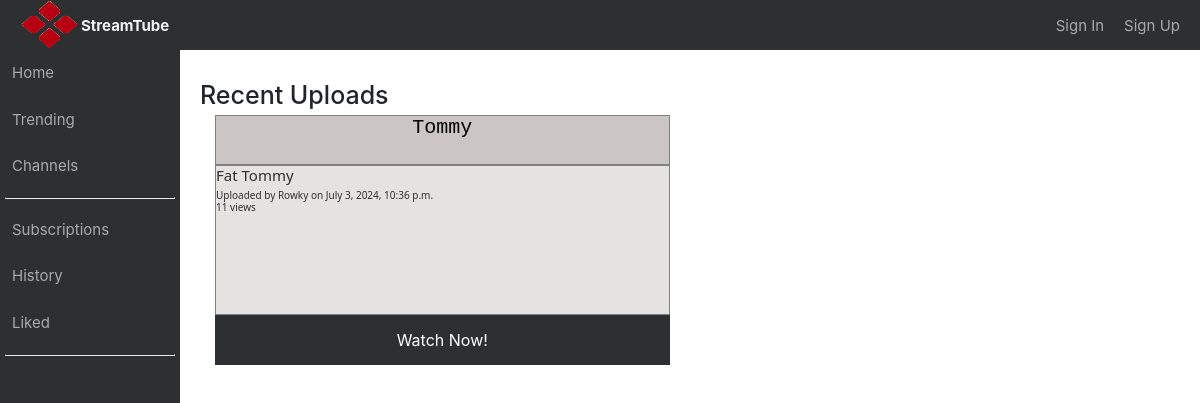
The app's page /, older data.
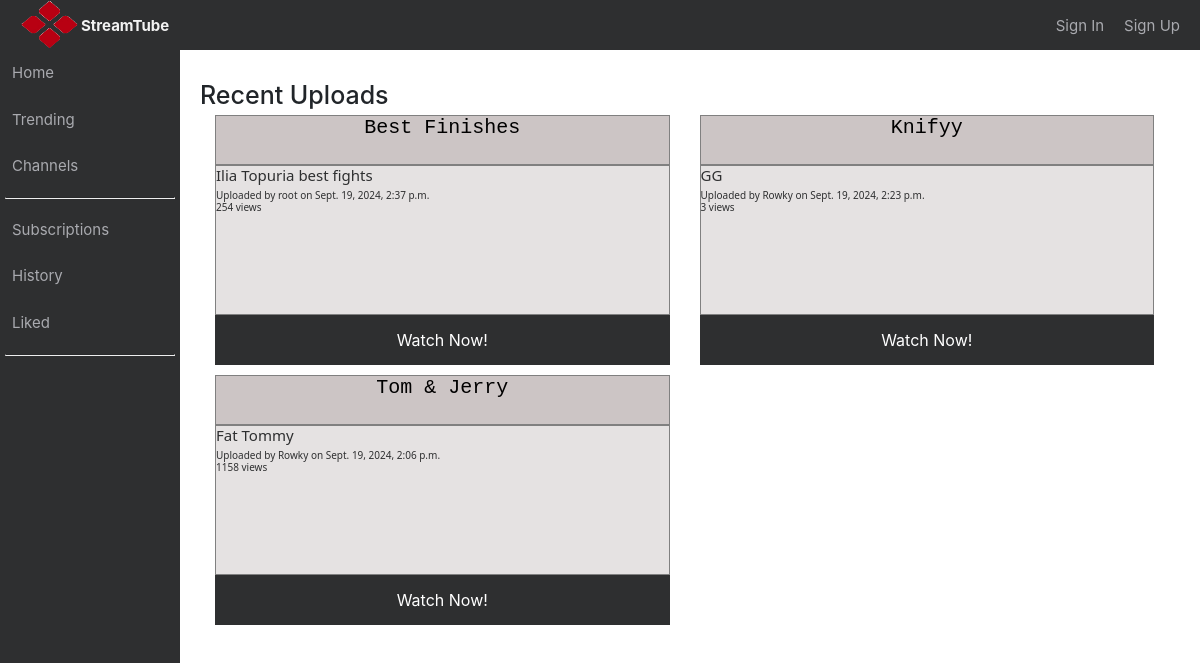
The same page, newer data.
### youtube/models.py (models this page shows)
class Video(models.Model):
    title = models.CharField(max_length=30)
    description = models.TextField(max_length=300)
    path = models.CharField(max_length=60)
    datetime = models.DateTimeField(blank=False, null=False) #todo: auto_now=True
    user = models.ForeignKey('auth.User', on_delete=models.CASCADE)
    number_of_views = models.IntegerField(blank=True, default=0)

### youtube/views.py (the view, shortened to what this page needs)
# urls.py: path('', HomeView.as_view()),
class HomeView(View):
    template_name = 'index.html'
    def get(self, request):
        most_recent_videos = Video.objects.order_by('-datetime')[:8]
        most_recent_channels = Channel.objects.filter()
        channel = False
        print(request.user.username)
        return render(request, self.template_name, {'menu_active_item': 'home', 'most_recent_videos': most_recent_videos, 'most_recent_channels': most_recent_channels, 'channel': channel})

### youtube/templates/index.html (shortened to what this page needs)
{% extends "parent.html" %}
	{% block body %}
	<div class="video_area">
		<div class="ad_area">
			<h1>Recent Uploads</h1>
			{% for video in most_recent_videos %}
			<div class = "video_advertisement col-md-6">
				<div class="video_title">
					<h2 align="center" style="font-family: Courier New">{{ video.title }}</h2>
				</div>
				<div class="video_description">
					<h4 align="left">{{ video.description }}</h5>
					<h6 align="left, bottom" style="position: relative; float:bottom; margin-bottom:0px">Uploaded by {{ video.user }} on {{ video.datetime }}</h6>
					<h6 align = "left">{{ video.number_of_views }} views</h6>
				</div>
				<div class="watch_now">
					<a href="/video/{{ video.id }}/{{ 1 }}/"><button class="button button5">Watch Now!</button></a>
				</div>
			</div>
			{% endfor %}
		</div>
	</div>
	{% endblock %}

### youtube/templates/parent.html (shortened to what this page needs)
<!doctype html>
<html>
    <head>
        {% load static %}
        <link rel='stylesheet' href="{% static 'css/homepage.css' %}">
        <link rel="stylesheet" href="//maxcdn.bootstrapcdn.com/bootstrap/3.2.0/css/bootstrap.min.css">
        <link rel="stylesheet" href="//maxcdn.bootstrapcdn.com/bootstrap/3.2.0/css/bootstrap-theme.min.css">
        <link rel="stylesheet" href="https://maxcdn.bootstrapcdn.com/bootstrap/3.3.7/css/bootstrap.min.css">
        <link rel="stylesheet" href="https://stackpath.bootstrapcdn.com/bootstrap/4.1.3/css/bootstrap.min.css">
    </head>
    <body style='background-color:"#414040"'>
            <div class="navbar_top">
                <div class="navbar_top_left">
                    <ul class="Ytlogo">
                        <li><a href="/"><img src="/static/images/logo.png" width='60px' height='50px' alt="image is here!!"></a></li>
                    </ul>
                    <ul class="Ythead">
                        <li><a href="/"><b>StreamTube</b></a></li>
                    </ul>
                </div>
                <div class="navbar_top_right">
                    {% if user.is_authenticated %}
                    <ul class="top_right_content">
                        <li><a href="/logout">Logout</a></li>
                    </ul>
                        {% if channel %}
                        <ul class="top_right_content">
                            <li><a class="{% if request.path == '/new_video' %} active {% endif %}" href="/new_video">Upload</a></li>
                        </ul>
                        <ul class="top_right_content">
                            <li><a href="/{{ user }}/channel">Welcome {{ user }}</a></li>
                        </ul>
                        {% else %}
                        <ul class="top_right_content">
                            <li><a href="/createchannel">Create Channel</a></li>
                        </ul>
                        {% endif %}
                    {% else %}
                    <ul class="top_right_content">
                        <li><a class="{% if request.path == '/register' %} active {% endif %}" href="/register">Sign Up</a></li>
                    </ul>
                        <ul class="top_right_content">
                            <li><a class="{% if request.path == '/login' %} active {% endif %}" href="/login">Sign In</a></li>
                        </ul>
                    {% endif %}
                </div>
            </div>
            <div class="navbar_left">
                <div class="vertical-menu">
                    <a href="/">Home</a>
                    <a href="{% url 'trending' %}">Trending</a>
                    <a href="{% url 'channels_list' %}">Channels</a>
                    <hr class="horizontal_line">
                    <a href="{% url 'subscriptions' %}">Subscriptions</a>
                    <a href="{% url 'watch_history' %}">History</a>
                    <a href="{% url 'liked_videos' %}">Liked</a>
                    <hr class="horizontal_line">
                </div>
            </div>
            {% block body %}
            {% endblock %}
    </body>
</html>

### youtube/static/css/homepage.css (style rules this page uses)
* { padding: 0; margin: 0; font-size: 15px; }
.navbar_top { background-color: #2e2f30; padding: 0px; margin: 0px; width: 100%; height:50px; }
.navbar_top_left { position: fixed; background-color: #2e2f30; height: 100%; width: 15%; }
.navbar_top_right { float: right; background-color: #2e2f30; height: 100%; width: 30%; }
.Ytlogo { float: left; list-style: none; padding-left: 20px; }
.Ythead { float: left; list-style: none; padding-left: 1px; padding-top: 15px; }
.Ythead a { color: #f2f2f2; text-decoration: none; }
.navbar_left { float: left; background-color: #2e2f30; padding: 0; margin: 0; width: 15%; position: fixed; height: 100%; overflow: auto; }
.video_area { float: right; background-color: white; padding: 0; margin: 0; width: 85%; }
.horizontal_line { display: block; margin-top: 0.5em; margin-bottom: 0.5em; margin-left: 5px; margin-right: 5px; border-style: inset; border-width: 0.5px; color: white; }
.ad_area { float: top; background-color: white; width: 95%; margin-left: 20px; margin-right: 20px; margin-top: 30px; height: 250px; }
.video_advertisement { height: 100%; width: 35%; margin-left: 0px; margin-top: 0px; margin-bottom: 10px; background-color: white; }
.top_right_content { float: right; list-style: none; margin-right: 20px; margin-top: 15px; }
.top_right_content a { color:#a9aaaf; text-decoration: none; }
.vertical-menu { width: 100%; }
.vertical-menu a { background-color: #2e2f30; color: #a9aaaf; display: block; padding: 12px; text-decoration: none; }
.video_title { float: top; width: 100%; height: 20%; background-color: rgb(204, 197, 197); border: 1px solid gray; color: black; box-shadow: #2e2f30 10px; }
.video_description { float: top; width: 100%; height: 60%; border: 1px solid gray; background-color: rgb(229, 226, 226); color: #2e2f30; font-family: 'Segoe UI', Tahoma, Geneva, Verdana, sans-serif; }
.watch_now { float: top; width: 100%; height: 20%; }
.watch_now a { background-color: red; }
.watch_now a button { color: white; background-color: #2e2f30; border: none; }
.button { background-color: #4CAF50; border: none; color: white; text-align: center; text-decoration: none; display: inline-block; font-size: 16px; width: 100%; height: 100%; -webkit-transition-duration: 0.4s; transition-duration: 0.4s; cursor: pointer; }
.button5 { background-color: #858687; color: black; border: 2px solid #555555; }

Row changes from the older to the newer data that the page shows:
added Video: title "Best Finishes", description "Ilia Topuria best fights", user "root", datetime "Sept. 19, 2024, 2:37 p.m.", number_of_views "254"
added Video: title "Knifyy", description "GG", user "Rowky", datetime "Sept. 19, 2024, 2:23 p.m.", number_of_views "3"
changed Video "Fat Tommy": title "Tommy" → "Tom & Jerry"; datetime "July 3, 2024, 10:36 p.m." → "Sept. 19, 2024, 2:06 p.m."; number_of_views "11" → "1158"
